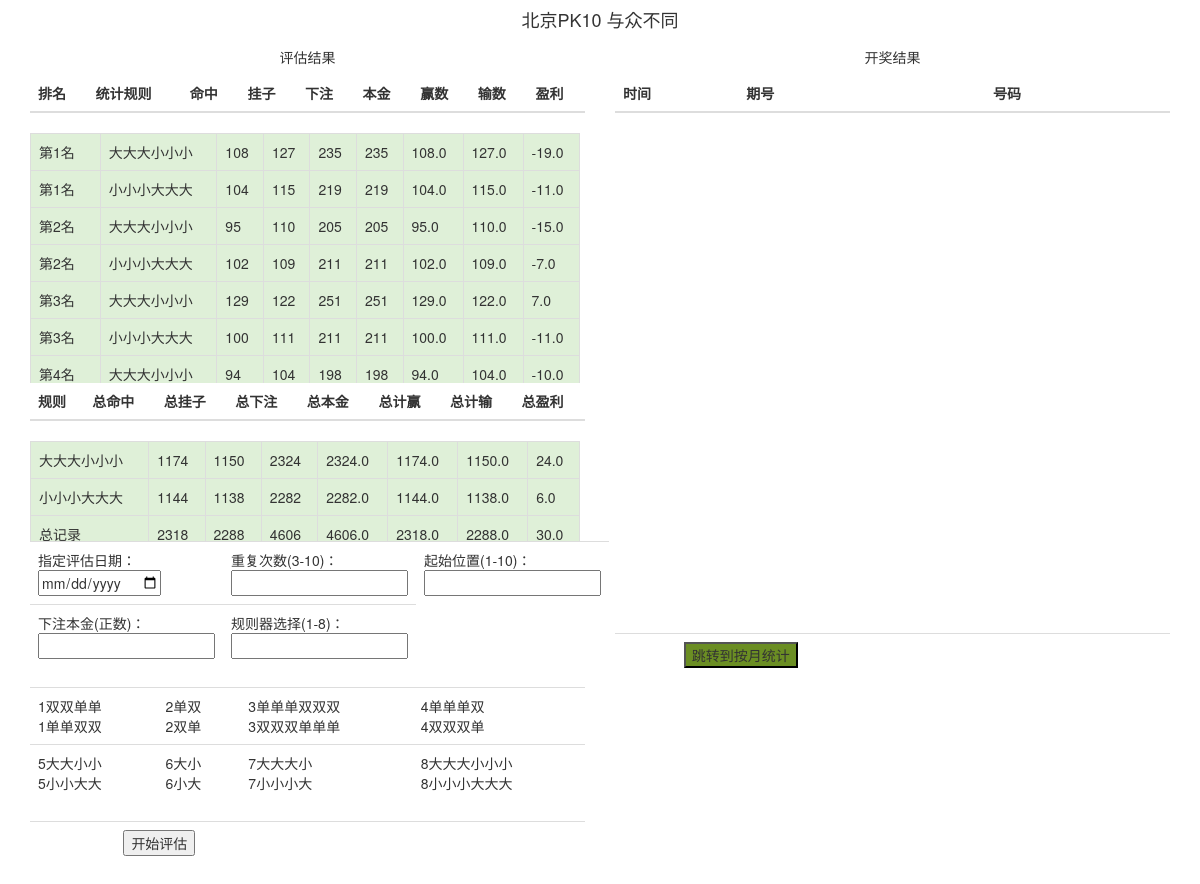
The app's page /admin_times/ with its own data.
### prob/models.py (models this page shows)
class Probs(models.Model):
    prob_range = models.CharField(max_length=100)
    prob_rule = models.CharField(max_length=100)
    prob_match =  models.IntegerField()
    prob_nomatch = models.IntegerField()
    prob_bet =  models.IntegerField()
    prob_amount = models.IntegerField()
    prob_win = models.FloatField()
    prob_lose = models.FloatField()
    prob_gain = models.FloatField()

class ProbTotals(models.Model):
    probtotal_rule = models.CharField(max_length=100)
    probtotal_match = models.IntegerField()
    probtotal_nomatch = models.IntegerField()
    probtotal_bet = models.IntegerField()
    probtotal_amount = models.FloatField()
    probtotal_win = models.FloatField()
    probtotal_lose = models.FloatField()
    probtotal_gain = models.FloatField()

### prob/views_times.py (the view)
# urls.py: url(r'^admin_times/$', prob.views_times.admin),
def admin(request):
    current_date = time.strftime('%Y-%m-%d',time.localtime(time.time()))
    lotterys = LotteryMonth.objects.filter(lottery_date=current_date)
    probs = Probs.objects.all()
    prob_totals = ProbTotals.objects.all()
    result_flag = True
    return render_to_response('index_times.html',{'lottery':lotterys,'probs':probs, 'prob_totals':prob_totals,'result_flag':result_flag})

### templates/index_times.html (shortened to what this page needs)
<!DOCTYPE html>
<html>
<head lang="en">
    <link href="http://cdn.bootcss.com/twitter-bootstrap/3.0.3/css/bootstrap.min.css" rel="stylesheet">
</head>
<body>
<div class="container">
	<div class="row clearfix">
		<div class="col-md-12 column">
			<h4 align="center">
				北京PK10 与众不同
			</h4>
			<div class="row clearfix">
				<div class="col-md-6 column">
					<h5 align="center" color="red">
						评估结果
					</h5>
					<table class="table" width=50%>
						<thead>
								<tr>
									<th>
										排名
									</th>
									<th>
										统计规则
									</th>
									<th>
										命中
									</th>
									<th>
										挂子
									</th>
									<th>
										下注
									</th>
									<th>
										本金
									</th>
									<th>
										赢数
									</th>
									<th>
										输数
									</th>
									<th>
										盈利
									</th>
								</tr>
						</thead>
					</table>
					<div style="overflow-x: auto; overflow-y: auto; height: 250px; width:550px;">
						<table  class="table table-bordered scrolltable">
							<tbody>
							{% for prob in probs %}
								<tr class="success">
									<td>
										{{prob.prob_range}}
									</td>
									<td>
										{{prob.prob_rule}}
									</td>
									<td>
										{{prob.prob_match}}
									</td>
									<td>
										{{prob.prob_nomatch}}
									</td>
									<td>
										{{prob.prob_bet}}
									</td>
									<td>
										{{prob.prob_amount}}
									</td>
									<td>
										{{prob.prob_win}}
									</td>
									<td>
										{{prob.prob_lose}}
									</td>
									<td>
										{{prob.prob_gain}}
									</td>
								</tr>
							{% endfor %}
							</tbody>
						</table>
					</div>
                    <table class="table" width=50%>
						<thead>
								<tr>
									<th>
										规则
									</th>
                                    <th>
										总命中
									</th>
                                    <th>
										总挂子
									</th>
                                    <th>
										总下注
									</th>
									<th>
										总本金
									</th>
									<th>
										总计赢
									</th>
									<th>
										总计输
									</th>
									<th>
										总盈利
									</th>
								</tr>
						</thead>
					</table>
                    <div style="overflow-x: auto; overflow-y: auto; height: 100px; width:550px;">
						<table  class="table table-bordered scrolltable">
							<tbody>
							{% for prob_total in prob_totals %}
								<tr class="success">
									<td>
										{{prob_total.probtotal_rule}}
									</td>
                                    <td>
										{{prob_total.probtotal_match}}
									</td>
                                    <td>
										{{prob_total.probtotal_nomatch}}
									</td>
                                    <td>
										{{prob_total.probtotal_bet}}
									</td>
									<td>
										{{prob_total.probtotal_amount}}
									</td>
                                    <td>
										{{prob_total.probtotal_win}}
									</td>
                                    <td>
										{{prob_total.probtotal_lose}}
									</td>
                                    <td>
										{{prob_total.probtotal_gain}}
									</td>
								</tr>
							{% endfor %}
							</tbody>
						</table>
					</div>
                <form action="/index_times/" method="post" id="user_form">
                <table class="table ">
                    <tr>
                        <td>
                            指定评估日期：<br><input type="date" id="in_date_id" name="in_date" value="{{ p_date }}" />
                        </td>
                        <td>
                            重复次数(3-10)：<br><input type="number" id="in_times_id" name="in_times" value="{{ p_times }}" />
                        </td>
                        <td >
                            起始位置(1-10)：<br><input type="number" id="in_number_id" name="in_number" value="{{ p_number }}" />
                        </td>
                    </tr>
                    <tr>
                        <td>
                            下注本金(正数)：<input type="number" id="in_monery_id" name="in_monery" value="{{ p_monery }}">
                        </td>
                        <td>
                            规则器选择(1-8)：<input type="number" id="in_rule_id" name="in_rule" value="{{ p_rule }}">
                        </td>
                    </tr>
                </table>
<table class="table">
                        <tr>
                        <td>
                            1双双单单<br>
                            1单单双双
                        </td>
                        <td>
                            2单双<br>
                            2双单
                        </td>
                        <td>
                            3单单单双双双<br>
                            3双双双单单单
                        </td>
                        <td>
                            4单单单双<br>
                            4双双双单
                        </td>
                        </tr>
                    <tr>
                        <td>
                            5大大小小<br>
                            5小小大大
                        </td>
                        <td>
                            6大小<br>
                            6小大
                        </td>
                        <td>
                            7大大大小<br>
                            7小小小大
                        </td>
                        <td>
                            8大大大小小小<br>
                            8小小小大大大
                        </td>
                    </tr>
                    </table>
                </form>
                <table class="table">
                    <th>
                        <td>
                            <button onclick="judgeevaluation()"  name="ABC" value="start">开始评估</button>
                        </td>
                    </th>
                </table>
				</div>
				<div class="col-md-6 column">
					<h5 align="center">
						开奖结果
					</h5>
                    <table  class="table">
						<thead>
							<tr >
								<th width="100px">
									时间
								</th>
								<th width="200px">
									期号
								</th>
								<th width="150px">
									号码
								</th>
							</tr>
						</thead>
                    </table>
                    <div style="overflow-x: auto; overflow-y: auto; height: 500px; width:550px;">
                    </div>
                <table class="table">
                    <tr>
                        <form action="/admin_month_times/" method="post" id="user_form">
                            <td>
                            </td>
                            <td>
                                <button style="background-color: olivedrab">跳转到按月统计</button>
                            </td>
                        </form>
                    </tr>
                </table>
				</div>
			</div>
		</div>
	</div>
</div>
</body>
</html>

### records on screen
Probs: prob_range "第1名", prob_rule "大大大小小小", prob_match "108", prob_nomatch "127", prob_bet "235", prob_amount "235", prob_win "108.0", prob_lose "127.0", prob_gain "-19.0"
Probs: prob_range "第1名", prob_rule "小小小大大大", prob_match "104", prob_nomatch "115", prob_bet "219", prob_amount "219", prob_win "104.0", prob_lose "115.0", prob_gain "-11.0"
Probs: prob_range "第2名", prob_rule "大大大小小小", prob_match "95", prob_nomatch "110", prob_bet "205", prob_amount "205", prob_win "95.0", prob_lose "110.0", prob_gain "-15.0"
Probs: prob_range "第2名", prob_rule "小小小大大大", prob_match "102", prob_nomatch "109", prob_bet "211", prob_amount "211", prob_win "102.0", prob_lose "109.0", prob_gain "-7.0"
Probs: prob_range "第3名", prob_rule "大大大小小小", prob_match "129", prob_nomatch "122", prob_bet "251", prob_amount "251", prob_win "129.0", prob_lose "122.0", prob_gain "7.0"
Probs: prob_range "第3名", prob_rule "小小小大大大", prob_match "100", prob_nomatch "111", prob_bet "211", prob_amount "211", prob_win "100.0", prob_lose "111.0", prob_gain "-11.0"
Probs: prob_range "第4名", prob_rule "大大大小小小", prob_match "94", prob_nomatch "104", prob_bet "198", prob_amount "198", prob_win "94.0", prob_lose "104.0", prob_gain "-10.0"
ProbTotals: probtotal_rule "大大大小小小", probtotal_match "1174", probtotal_nomatch "1150", probtotal_bet "2324", probtotal_amount "2324.0", probtotal_win "1174.0", probtotal_lose "1150.0", probtotal_gain "24.0"
ProbTotals: probtotal_rule "小小小大大大", probtotal_match "1144", probtotal_nomatch "1138", probtotal_bet "2282", probtotal_amount "2282.0", probtotal_win "1144.0", probtotal_lose "1138.0", probtotal_gain "6.0"
ProbTotals: probtotal_rule "总记录", probtotal_match "2318", probtotal_nomatch "2288", probtotal_bet "4606", probtotal_amount "4606.0", probtotal_win "2318.0", probtotal_lose "2288.0", probtotal_gain "30.0"
